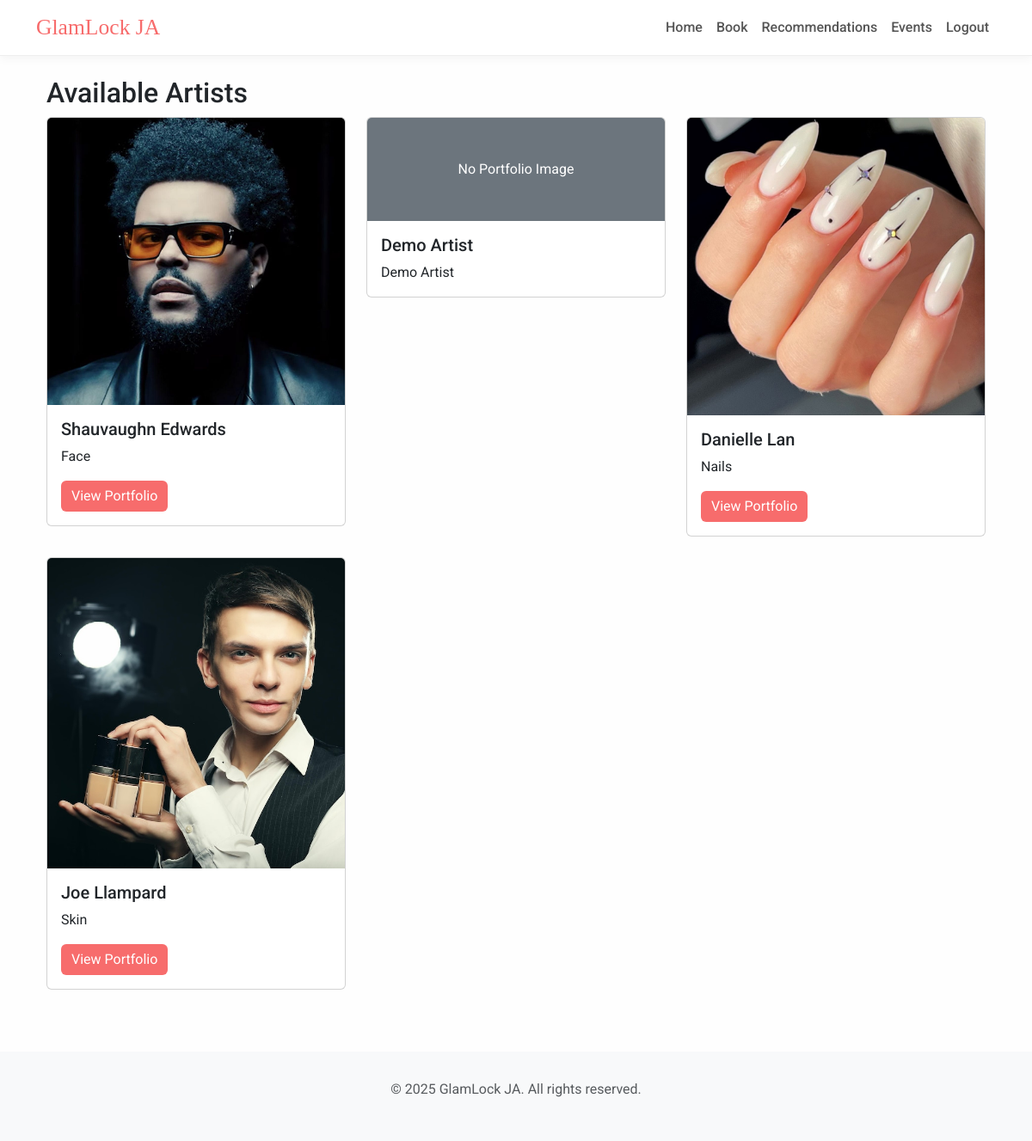
Page /artists/artists (signed in) on the committed database.
### models/models.py (models this page shows, shortened)
class Artist(db.Model):
    __tablename__ = 'artist'
    __table_args__ = {'extend_existing': True}
    id = db.Column(db.Integer, db.ForeignKey('users.id'), primary_key=True)
    specialization = db.Column(db.String(100))
    experience = db.Column(db.Integer)
    availability = db.Column(db.Boolean, default=True)
    user = db.relationship('User', back_populates='artist_profile')
    artist_bookings = db.relationship('Booking', back_populates='artist', lazy=True)
    portfolio = db.relationship('Portfolio', back_populates='artist', uselist=False, cascade='all, delete-orphan')
    portfolio_items = db.relationship('PortfolioItem', backref='artist', cascade='all, delete-orphan')
    events = db.relationship('Event', backref='artist', lazy=True)

class Portfolio(db.Model):
    __tablename__ = 'portfolio'
    id = db.Column(db.Integer, primary_key=True)
    portfolioName = db.Column(db.String(100), nullable=False)
    description = db.Column(db.Text, nullable=True)
    url = db.Column(db.String(200), nullable=True)
    artist_id = db.Column(db.Integer, db.ForeignKey('artist.id'))
    artist = db.relationship('Artist', back_populates='portfolio')

class User(UserMixin, db.Model):
    __tablename__ = 'users'
    id = db.Column(db.Integer, primary_key=True)
    first_name = db.Column(db.String(50), nullable=False)
    last_name = db.Column(db.String(50), nullable=False)
    email = db.Column(db.String(120), unique=True, nullable=False)
    password_hash = db.Column(db.String(128), nullable=False)
    user_type = db.Column(db.String(20))
    created_at = db.Column(db.DateTime, default=datetime.utcnow)
    client_profile = db.relationship('Client', back_populates='user', uselist=False, cascade='all, delete-orphan')
    artist_profile = db.relationship('Artist', back_populates='user', uselist=False, cascade='all, delete-orphan')
    client_bookings = db.relationship('Booking', back_populates='client', lazy=True)

### operation/artists/routes.py (the view)
@artists_bp.route('/artists')
@login_required
def list_artists():
    artists = Artist.query.all()
    return render_template('artists/list.html', artists=artists)

### templates/artists/list.html
{% extends "base.html" %}
{% block content %}
<div class="container mt-4">
  <h2>Available Artists</h2>
  <div class="row">
    {% for artist in artists %}
    <div class="col-md-4 mb-4">
      <div class="card">
        {% if artist.portfolio %}
        <img src="{{ url_for('static', filename='uploads/' + artist.portfolio.url) }}"
             class="card-img-top"
             alt="{{ artist.user.first_name }}">
        {% else %}
        <div class="card-img-top bg-secondary text-white p-5 text-center">
          No Portfolio Image
        </div>
        {% endif %}
        <div class="card-body">
          <h5 class="card-title">{{ artist.user.first_name }} {{ artist.user.last_name }}</h5>
          <p class="card-text">{{ artist.specialization }}</p>
          {% if artist.portfolio %}
          <a href="{{ url_for('artists.view_artist', artist_id=artist.id) }}"
             class="btn btn-primary">
            View Portfolio
          </a>
          {% endif %}
        </div>
      </div>
    </div>
    {% endfor %}
  </div>
</div>
{% endblock %}

### templates/base.html (style rules this page uses)
body { font-family: 'Roboto', sans-serif; background-color: #fefefe; }
.btn-primary { background-color: #f76c6c; border: none; }

### rows in the picture
Artist: url (picture), user.first_name "Shauvaughn", user.last_name "Edwards", specialization "Face"
Artist: shows "No Portfolio Image", user.first_name "Demo", user.last_name "Artist", specialization "Demo Artist"
Artist: url (picture), user.first_name "Danielle", user.last_name "Lan", specialization "Nails"
Artist: url (picture), user.first_name "Joe", user.last_name "Llampard", specialization "Skin"

### other values in the picture
{{ current_year or 2025 }} "2025"
